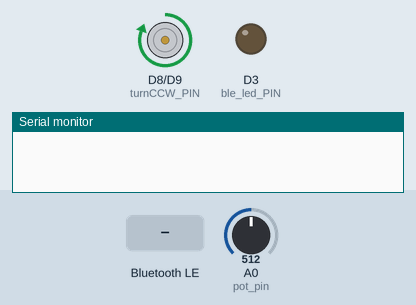
A program run on a simulated Seeed XIAO (SAMD21). On the bench: motor-driver pin pairs drawn as motors (green arrow = first pin HIGH = forward, orange = second pin HIGH = backward, longer = more drive, scaled by the enable pin), output pins drawn as LEDs (lit = HIGH), the last lines printed to the serial monitor. The test bench sets the inputs (shaded band); at power-on: A0 (pot_pin) = 512. Nothing arrives over Bluetooth unless stated; a phone connects over Bluetooth LE 3 s after start.

Above: at 1.2 s.
1.3 s: Bluetooth LE write "1" received
At 4.0 s:
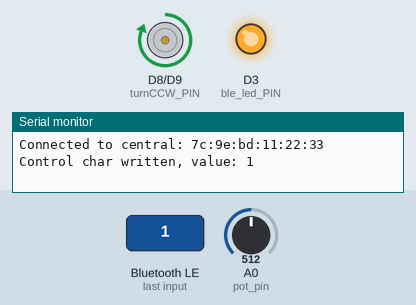
4.3 s: A0 (pot_pin) set to 280
5.8 s: A0 (pot_pin) set to 267
At 6.3 s:
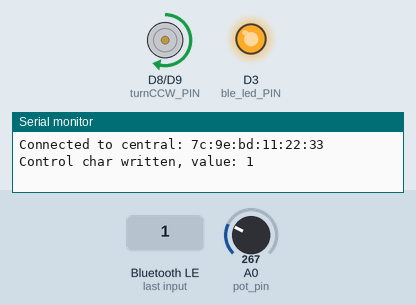
7.3 s: Bluetooth LE write "1" received
At 8.3 s:
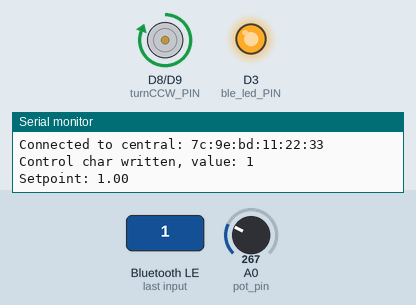
8.9 s: Bluetooth LE write "2" received
At 9.12 s:
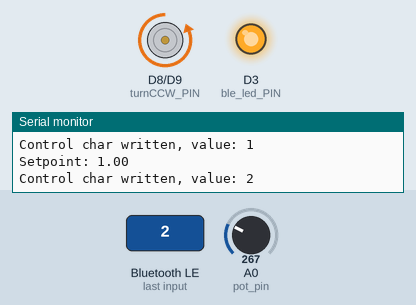
10.7 s: A0 (pot_pin) set to 19
12.2 s: A0 (pot_pin) set to 15
At 13.4 s:
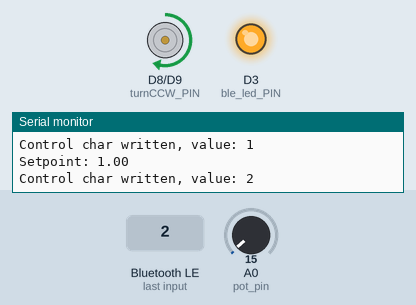
Timing chart, 0 to 14.7 s (numbered marks = the images above; inputs shaded):
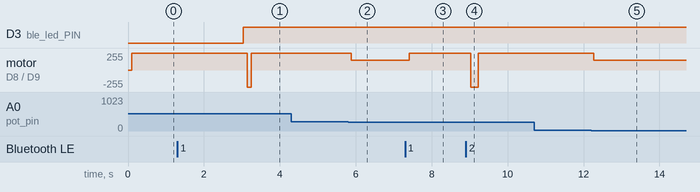

The program:

main.cpp
```cpp
#include <Arduino.h>
#include "ble_handler.h"
#include "pinout.h"
#include "motor_handler.h"

void setup() {
  // Initialize serial communication
  Serial.begin(9600);

  // Initialize BLE
  setupBLE();
  // Setup hardware pins
  setupPINs();
}

void loop() {
  // Handle BLE connection and commands
  handleCentralCommands();
  // Run motor towards setpoint even without BLE connection
  runMotor();
}
```

ble_handler.cpp
```cpp
// ble_handler.cpp
#include "ble_handler.h"
#include "pinout.h"
#include "motor_handler.h"

// BLE UUIDs
const char* serviceUUID = "76ad7aaa-3782-11ed-a261-0242ac120002";
const char* setpointCharUUID = "76ad7aa4-3782-11ed-a261-0242ac120002";
const char* potValueCharUUID = "76ad7aa5-3782-11ed-a261-0242ac120002";
const char* contorlCharUUID = "76ad7aa6-3782-11ed-a261-0242ac120002";

BLEService service(serviceUUID);
BLEUnsignedIntCharacteristic setpointChar(setpointCharUUID, BLERead | BLEWrite);
BLEUnsignedIntCharacteristic potValueChar(potValueCharUUID, BLERead | BLENotify);
BLEIntCharacteristic contorlChar(contorlCharUUID, BLERead | BLEWrite);

double setpoint = 252;
int control_output = 0;

void setupBLE() {
  if (!BLE.begin()) {
    Serial.println("Failed to initialize BLE!");
    while (1);
  }

  BLE.setLocalName("BoatMotorControl");
  BLE.setAdvertisedService(service);
  service.addCharacteristic(setpointChar);
  service.addCharacteristic(potValueChar);
  service.addCharacteristic(contorlChar);
  BLE.addService(service);
  BLE.advertise();
}

void handleCentralCommands() {
  BLEDevice central = BLE.central();
  if (central) {
    Serial.print("Connected to central: ");
    Serial.println(central.address());
    digitalWrite(ble_led_PIN, HIGH);

    while (central.connected()) {
      if (setpointChar.written()) {
        setpoint = setpointChar.value();
        Serial.print("Setpoint: ");
        Serial.println(setpoint);
      }
      if (contorlChar.written())
      {
        control_output = constrain(contorlChar.value(), -5, 5);
        Serial.print("Control char written, value: ");
        Serial.println(control_output);
      }
      runMotor();
    }
  }
  else
  {
    digitalWrite(ble_led_PIN, LOW);
  }
}

void updatePotValueCharacteristic(uint32_t pot_value) {
  // Update the potValueChar characteristic with the potentiometer value
  potValueChar.writeValue(pot_value);
}
```

ble_handler.h
```cpp
// ble_handler.h

#ifndef BLE_HANDLER_H
#define BLE_HANDLER_H

#include <ArduinoBLE.h>

extern double setpoint;
extern int control_output;

void setupBLE();
void handleCentralCommands();
void updatePotValueCharacteristic(uint32_t pot_value);

#endif // BLE_HANDLER_H
```

motor_handler.cpp
```cpp
// motor_handler.cpp
#include "motor_handler.h"
#include "ble_handler.h"
#include "pinout.h"

// PID variables
double input = 0;
double output = 0;
double Kp = 13;  // Proportional constant
double Ki = 0.5;  // Integral constant
double Kd = 0;  // Derivative constant
double integralTerm = 0;
double previousInput = 0;
double previousOutput = 0;

// Potentiometer
double pot_value = 0;
double pot_center = 227;

// Motor PWM signal
int pwm = 255;

// Smoothening function
// Moving average filter
const int numReadings = 10; // Number of readings to average
int readings[numReadings];  // Array to store readings

void runMotor() {
  static bool motor_is_active = false;
  // Define the hysteresis value (adjust this based on your requirements)
  const int hysteresis = 1;
  // Read input from potentiometer
  pot_value = getMedianValue();

  if (control_output > 0)
  {
    setMotorDirection(CW);
    pwm = 255;
    control_output--;
  }
  else if (control_output < 0)
  {
    setMotorDirection(CCW);
    pwm = 255;
    control_output++;
  }
  else
  {
    // Adjust motor direction based on output value with hysteresis
    if (pot_value < setpoint - hysteresis) {
      setMotorDirection(CW);
    } else if (pot_value > setpoint + hysteresis) {
      setMotorDirection(CCW);
    }

    // Set PWM value
    if (abs(pot_value - setpoint) > 15) {
      pwm = 255;
      motor_is_active = true;
    } else if (abs(pot_value - setpoint) > 1) {
      pwm = 150;
      motor_is_active = true;
    } else {
      pwm = 0;
      if (motor_is_active == true)
      {
        Serial.print("Setpoint: ");
        Serial.println(setpoint);
        Serial.print("Pot median value: ");
        Serial.println(pot_value);
        motor_is_active = false;
      }
    }
  }

  analogWrite(mainMotorPWM_PIN, pwm);
  updatePotValueCharacteristic(pot_value);
}

void runMotorPID() {
  // Read input from potentiometer
  input = analogRead(pot_pin);

  // Compute PID terms
  double error = setpoint - input;
  integralTerm += error;
  double derivativeTerm = input - previousInput;

  // Compute output using PID control equation
  output = Kp * error + Ki * integralTerm + Kd * derivativeTerm;

  // Adjust motor direction based on output value
  if (output > 0) {
    setMotorDirection(CW);
  } else if (output < 0) {
    setMotorDirection(CCW);
  } else {
    // Stop the motor when output is zero
    setMotorDirection(NONE);
  }

  output = abs(output);
  output = constrain(output, 0, 255); // Limit output to PWM range

  // Set PWM value based on output
  analogWrite(mainMotorPWM_PIN, static_cast<int>(output));

  // Update previous input and output
  previousInput = input;
  previousOutput = output;
}

void runMotorMaxPWM(int direction) {
  // Drive the motor with maximum PWM until pot value stops changing
  double prevPotValue = 0;
  while (true) {
    input = analogRead(pot_pin);
    if (input != prevPotValue) {
      // Potentiometer value changed, keep driving at max PWM
      if (direction > 0) {
        setMotorDirection(CW);
      } else if (direction < 0) {
        setMotorDirection(CCW);
      }
      analogWrite(mainMotorPWM_PIN, 255);
      prevPotValue = input;
    } else {
      // Potentiometer value stopped changing, stop the motor and exit the loop
      setMotorDirection(NONE);
      analogWrite(mainMotorPWM_PIN, 0);
      break;
    }
    delay(100);
  }
}

void updateMotorSpeed() {
  // Check the setpoint and run the motor accordingly
  if (setpoint == 1) {
    // Drive the motor with maximum PWM in the clockwise direction until pot value stops changing
    runMotorMaxPWM(1);
  } else if (setpoint == 2) {
    // Drive the motor with maximum PWM in the counterclockwise direction until pot value stops changing
    runMotorMaxPWM(-1);
  } else {
    // For all other setpoint values, call runMotor
    runMotor();
  }
}

int getMedianValue() {
    // Initialize the readings array to 0
    for (int i = 0; i < numReadings; i++) {
        readings[i] = 0;
    }
    int readings[numReadings]; // Array to store readings

    // Collect readings from the potentiometer
    for (int i = 0; i < numReadings; i++) {
        readings[i] = analogRead(pot_pin);
        delay(10); // Add a small delay between readings if needed
    }

    // Sort the readings in ascending order
    for (int i = 0; i < numReadings - 1; i++) {
        for (int j = i + 1; j < numReadings; j++) {
            if (readings[i] > readings[j]) {
            int temp = readings[i];
            readings[i] = readings[j];
            readings[j] = temp;
            }
        }
    }

  // Calculate and return the median value
  int medianIndex = numReadings / 2;
  return readings[medianIndex];
}

void setMotorDirection(uint8_t dir)
{
    switch(dir)
    {
        case CW:
            digitalWrite(turnCW_PIN, HIGH);
            digitalWrite(turnCCW_PIN, LOW);
            break;
        case CCW:
            digitalWrite(turnCW_PIN, LOW);
            digitalWrite(turnCCW_PIN, HIGH);
            break;
        default:
            digitalWrite(turnCW_PIN, LOW);
            digitalWrite(turnCCW_PIN, LOW);
            break;
    }
}
```

motor_handler.h
```cpp
// motor_handler.h
#ifndef MOTOR_HANDLER_H
#define MOTOR_HANDLER_H

#include <Arduino.h>

enum MotorDirection
{
    NONE,
    CW,
    CCW
};

// Function declaration
void runMotor();
void runMotorMaxPWM(int direction);
void updateMotorSpeed();
int getMedianValue();
void setMotorDirection(uint8_t dir);

#endif // MOTOR_HANDLER_H
```

pinout.cpp
```cpp
// pinout.cpp
#include "pinout.h"
#include "motor_handler.h"

void setupPINs(){
    // Set pin modes
    pinMode(mainMotorPWM_PIN, OUTPUT);
    pinMode(turnCW_PIN, OUTPUT);
    pinMode(turnCCW_PIN, OUTPUT);
    pinMode(pot_pin, INPUT_PULLDOWN);
    pinMode(ble_led_PIN, OUTPUT);

    // Initialize motor control pins
    setMotorDirection(NONE);
}
```

pinout.h
```cpp
// pinout.h
#ifndef PINOUT_H
#define PINOUT_H

#include <Arduino.h>

// Pin definitions
const int mainMotorPWM_PIN = 10;
const int turnCW_PIN = 9;
const int turnCCW_PIN = 8;
const int pot_pin = 0;
const int ble_led_PIN = 3;

void setupPINs();

#endif // PINOUT_H
```

Measured:
- the behaviour switches between 268 and 267 on A0 (pot_pin) (found by bisection; images 1 and 2)
- the behaviour switches between 17 and 16 on A0 (pot_pin) (found by bisection; images 4 and 5)
- after the input at 1.3 s, motor on D8 (turnCCW_PIN) / D9 (turnCW_PIN): forward 255/255 → backward 255/255 after 1.8 s, → forward 255/255 0.10 s later
- after the input at 4.3 s, every drawn part: stays the same
- after the input at 5.8 s, motor on D8 (turnCCW_PIN) / D9 (turnCW_PIN): forward 255/255 → forward 150/255 after 0.08 s
- after the input at 7.3 s, motor on D8 (turnCCW_PIN) / D9 (turnCW_PIN): forward 150/255 → forward 255/255 after 0.10 s
- after the input at 8.9 s, motor on D8 (turnCCW_PIN) / D9 (turnCW_PIN): forward 255/255 → backward 255/255 after 0.13 s, → forward 255/255 0.20 s later
- after the input at 10.7 s, every drawn part: stays the same
- after the input at 12.2 s, motor on D8 (turnCCW_PIN) / D9 (turnCW_PIN): forward 255/255 → forward 150/255 after 0.08 s
